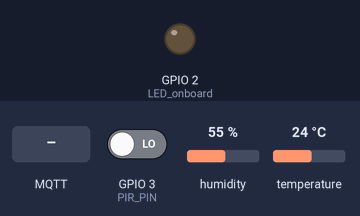
Bench run of a sketch on a simulated ESP32. Parts: output pins drawn as LEDs (lit = HIGH). The test bench sets the inputs (shaded band); at power-on: GPIO 3 (PIR_PIN) LOW, humidity 55 %, temperature 24 °C. WiFi joins after 1.5 s; servers stay silent unless stated; random numbers use the default seed unless the sketch sets one; no MQTT or app messages arrive unless stated; what the sketch prints to the serial monitor is not drawn.

Above: at 2.7 s.
2.8 s: MQTT message "0" arrives on the first subscribed topic
At 4.6 s:
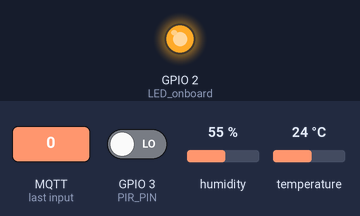
11.1 s: MQTT message "1" arrives on the first subscribed topic
At 12.5 s:
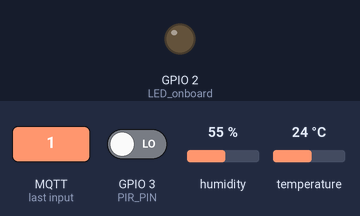
13.1 s: MQTT message "2" arrives on the first subscribed topic
At 14.5 s:
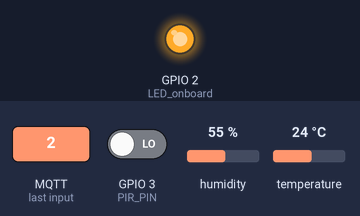
Timing chart, 0 to 16.1 s (numbered marks = the images above; inputs shaded):
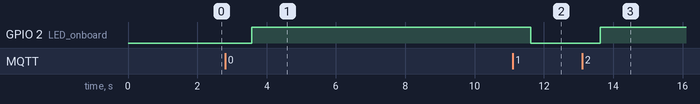

The sketch:

sketch.ino
```cpp
#include <WiFi.h>            // Biblioteca para conexão Wi-Fi
#include <PubSubClient.h>    // Biblioteca para MQTT
#include "DHTesp.h"          // Biblioteca para sensor DHT22

// ------------------- CONFIGURAÇÕES -------------------
const int DHT_PIN = 9;       // Pino de dados do sensor DHT22
const int PIR_PIN = 3;       // Pino de dados do sensor PIR (movimento)
DHTesp dhtSensor;            // Objeto para leitura do DHT

// Dados da rede Wi-Fi (no Wokwi não precisa senha)
const char* ssid = "Wokwi-GUEST";
const char* password = "";

// Broker MQTT público (em produção, use broker com usuário/senha + TLS)
const char* mqtt_server = "broker.hivemq.com";

// Cliente Wi-Fi e MQTT
WiFiClient espClient;
PubSubClient client(espClient);

unsigned long lastMsg = 0;   // Controle de tempo para enviar dados
#define MSG_BUFFER_SIZE  (50)

float temp = 0;              // Variável para temperatura
float hum = 0;               // Variável para umidade
int value = 0;               // Variável para movimento (PIR)

// ------------------- FUNÇÃO: Conectar Wi-Fi -------------------
void setup_wifi() {
  delay(10);
  Serial.println();
  Serial.print("Conectando a rede Wi-Fi: ");
  Serial.println(ssid);

  WiFi.mode(WIFI_STA);
  WiFi.begin(ssid, password);

  // Loop até conectar
  while (WiFi.status() != WL_CONNECTED) {
    delay(500);
    Serial.print(".");
  }

  Serial.println("");
  Serial.println("WiFi conectado!");
  Serial.print("IP: ");
  Serial.println(WiFi.localIP());
}

// ------------------- FUNÇÃO: Callback MQTT -------------------
// Recebe mensagens de tópicos assinados
void callback(char* topic, byte* payload, unsigned int length) {
  Serial.print("Mensagem recebida em [");
  Serial.print(topic);
  Serial.print("]: ");

  for (int i = 0; i < length; i++) {
    Serial.print((char)payload[i]);
  }
  Serial.println();

  // Exemplo de controle: ligar LED quando recebe "1"
  if ((char)payload[0] == '1') {
    digitalWrite(2, LOW);   // Liga LED (ativo em LOW no ESP)
  } else {
    digitalWrite(2, HIGH);  // Desliga LED
  }
}

// ------------------- FUNÇÃO: Reconeção MQTT -------------------
void reconnect() {
  // Mantém tentativa de reconectar até funcionar
  while (!client.connected()) {
    Serial.print("Tentando conectar ao MQTT...");
    String clientId = "ESP32Client-";
    clientId += String(random(0xffff), HEX);

    // Tenta conectar
    if (client.connect(clientId.c_str())) {
      Serial.println("Conectado ao broker MQTT!");
      client.publish("passaabola/status", "online");
      client.subscribe("passaabola/controle");
    } else {
      Serial.print("Falhou, rc=");
      Serial.print(client.state());
      Serial.println(" tentando de novo em 5s");
      delay(5000);
    }
  }
}

// ------------------- SETUP -------------------
void setup() {
  pinMode(2, OUTPUT);       // LED onboard
  pinMode(PIR_PIN, INPUT);  // Sensor PIR
  Serial.begin(115200);

  setup_wifi();             // Conecta Wi-Fi
  client.setServer(mqtt_server, 1883); // Configura broker MQTT
  client.setCallback(callback);        // Define função de callback
  dhtSensor.setup(DHT_PIN, DHTesp::DHT22); // Inicializa DHT22
}

// ------------------- LOOP PRINCIPAL -------------------
void loop() {
  if (!client.connected()) {
    reconnect(); // Garante conexão MQTT
  }
  client.loop(); // Mantém conexão ativa

  unsigned long now = millis();

  // A cada 2s envia leitura dos sensores
  if (now - lastMsg > 2000) {
    lastMsg = now;

    // ------ Leitura DHT22 ------
    TempAndHumidity data = dhtSensor.getTempAndHumidity();

    // verificar se os dados são válidos
    if (!isnan(data.temperature) && !isnan(data.humidity)) {
      // Converte valores para string e envia via MQTT
      String temp = String(data.temperature, 2);
      String hum = String(data.humidity, 1);

      Serial.print("Temperatura: ");
      Serial.println(temp);
      client.publish("passaabola/sensor1/temperature", temp.c_str());

      Serial.print("Umidade: ");
      Serial.println(hum);
      client.publish("passaabola/sensor1/humidity", hum.c_str());
    } else {
      Serial.println("Erro na leitura do DHT22");
    }
  }

  // ------ Leitura PIR ------
  value = digitalRead(PIR_PIN);
  if (value == HIGH) {
    Serial.println("Movimento detectado!");
    client.publish("passaabola/sensor1/motion", "gol_detectado");
  } else {
    Serial.println("Sem movimento.");
    client.publish("passaabola/sensor1/motion", "no_motion");
  }

  delay(2000);
}
```

Measured:
- after the input at 2.8 s, GPIO 2 (LED_onboard): LOW → HIGH after 0.77 s
- after the input at 11.1 s, GPIO 2 (LED_onboard): HIGH → LOW after 0.51 s
- after the input at 13.1 s, GPIO 2 (LED_onboard): LOW → HIGH after 0.53 s
